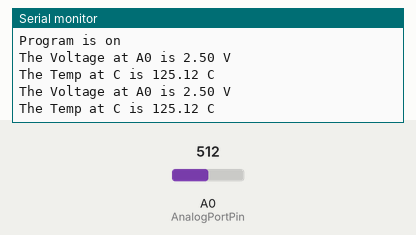
A sketch run on a simulated Arduino Uno, built with avr-gcc and run on an emulated ATmega328P. Parts: the last lines printed to the serial monitor. The inputs (shaded band) are chosen by the test bench; at power-on: A0 (AnalogPortPin) = 512.

Above: at 10.8 s.
10.9 s: A0 (AnalogPortPin) set to 716
At 20.7 s:
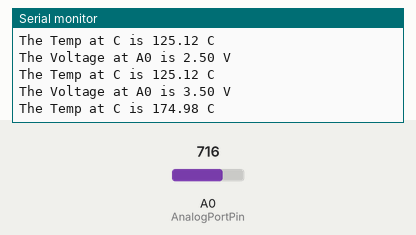
20.9 s: A0 (AnalogPortPin) set to 900
At 30.7 s:
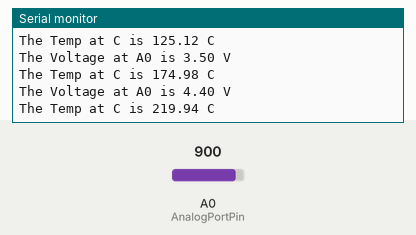
Timing chart, 0 to 32.2 s (numbered marks = the images above; inputs shaded):
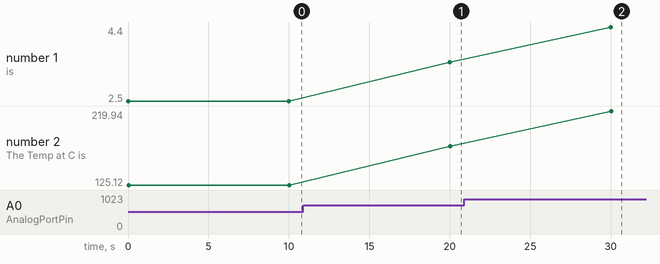

The sketch:

TEMP.ino
```cpp
//Austin Arduino Group
// This code is written by Daniel Morley
// 2/18/2019
// Used on Seeedduino but should be good for UNO or clone
//Use the TMP37FT9Z to computate temp -40 C to 125 C

int AnalogPortPin = A0;

float TempSensorRaw = 0;  // variable to store the value coming from the sensor

void setup() {
  Serial.begin(9600);
  Serial.println("Program is on");
}

void loop() {
  float voltage;
  float TempC;
  // read the value from the  TMP37FT9Z  sensor:
  TempSensorRaw = analogRead(AnalogPortPin);
  voltage= (TempSensorRaw * 5 )/1023;
  Serial.print("The Voltage at A0 is ");
  Serial.print(voltage);
  Serial.println(" V");

  TempC=voltage/.02;

  Serial.print("The Temp at C is ");
  Serial.print(TempC);
  Serial.println(" C");

  delay(10000);

  //Bonus is to covert to fahrenheit and display
}
```

Measured:
- after the input at 10.9 s, the serial monitor: prints a new line after 9.1 s (image 1)
- after the input at 20.9 s, the serial monitor: prints a new line after 9.1 s (image 2)
- plotted number 1: 2.5 → 3.5 after the input at 10.9 s, 3.5 → 4.4 after the input at 20.9 s
- plotted number 2: 125.12 → 174.98 after the input at 10.9 s, 174.98 → 219.94 after the input at 20.9 s
